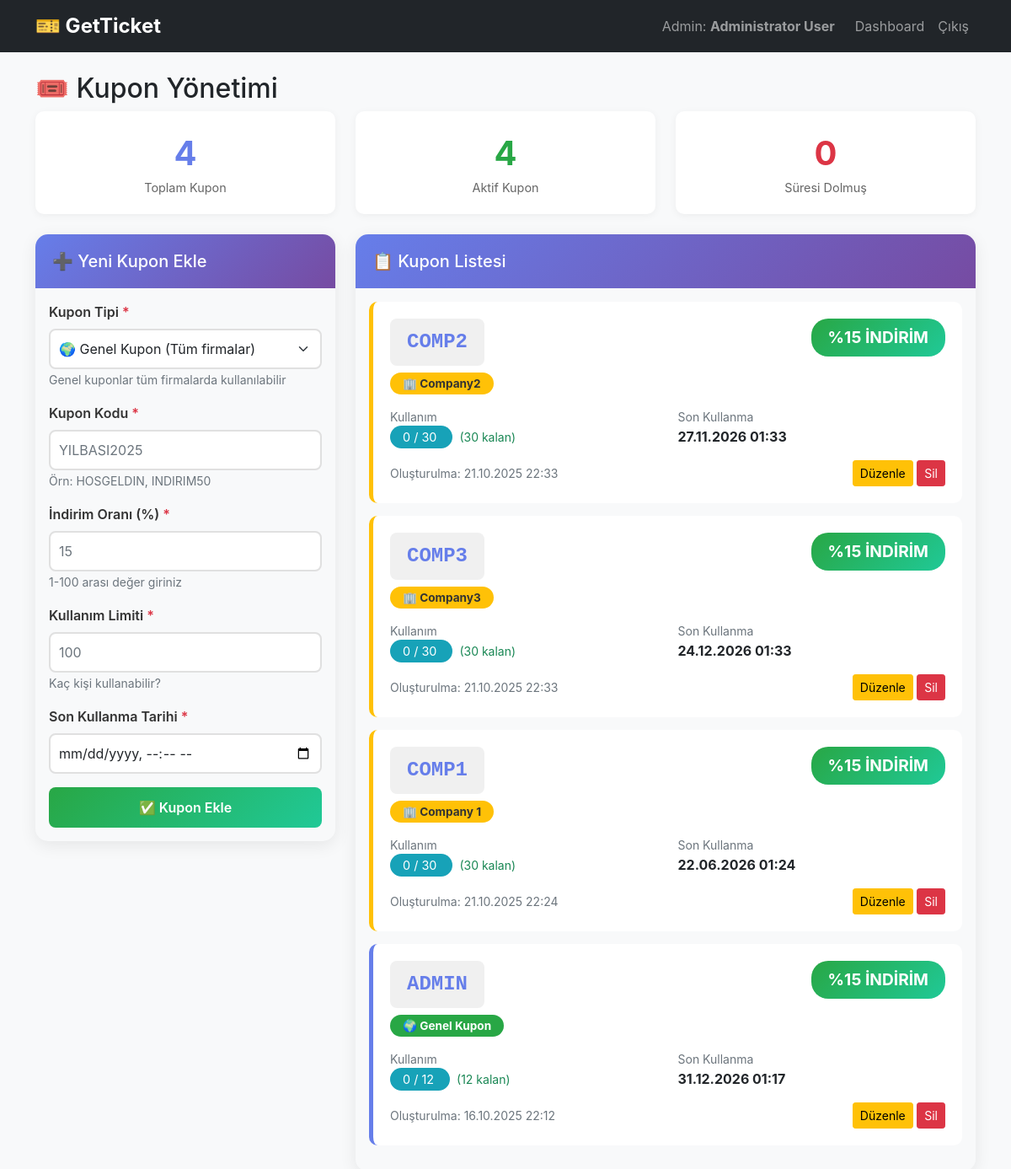
Page /pages/kupon_yonetimi.php (signed in) on the committed database.
### tables this page shows
CREATE TABLE coupons (
    id INTEGER PRIMARY KEY AUTOINCREMENT,
    code TEXT UNIQUE NOT NULL,
    discount REAL NOT NULL,
    usage_limit INTEGER NOT NULL,
    expire_date DATETIME NOT NULL,
    created_at DATETIME DEFAULT CURRENT_TIMESTAMP
, company_id INTEGER);

### pages/kupon_yonetimi.php (the view, shortened to what this page needs)
<?php
$db = getDBConnection();
$stmt = $db->prepare("SELECT * FROM users WHERE id = ?");
$stmt->execute([$_SESSION['user_id']]);
$user = $stmt->fetch(PDO::FETCH_ASSOC);
if ($_SESSION['role'] === 'admin') {
    $stmt = $db->query("SELECT * FROM bus_companies ORDER BY name");
}
if ($_SESSION['role'] === 'admin') {
    $stmt = $db->query("
        SELECT c.*,
               (SELECT COUNT(*) FROM user_coupons uc WHERE uc.coupon_id = c.id) as used_count,
               bc.name as company_name
        FROM coupons c
        LEFT JOIN bus_companies bc ON c.company_id = bc.id
        ORDER BY c.created_at DESC
    ");
}
$coupons = $stmt->fetchAll(PDO::FETCH_ASSOC);
$total_coupons = count($coupons);
$active_coupons = 0;
$expired_coupons = 0;
$current_date = date('Y-m-d H:i:s');
foreach ($coupons as $coupon) {
    if ($coupon['expire_date'] < $current_date) {
        $expired_coupons++;
    } else {
        $active_coupons++;
    }
}
?>
<!DOCTYPE html>
<html lang="tr">
<head>
    <link href="https://cdn.jsdelivr.net/npm/bootstrap@5.1.3/dist/css/bootstrap.min.css" rel="stylesheet">
</head>
<body>
    <nav class="navbar navbar-expand-lg navbar-dark bg-dark">
        <div class="container">
            <a class="navbar-brand fw-bold" href="../index.php">
                <span style="font-size: 1.5rem;">🎫 GetTicket</span>
            </a>
            <div class="navbar-nav ms-auto">
                <span class="navbar-text me-3">
                    <?php echo $_SESSION['role'] === 'admin' ? 'Admin' : 'Firma'; ?>:
                    <strong><?php echo htmlspecialchars($_SESSION['full_name']); ?></strong>
                </span>
                <a class="nav-link" href="dashboard.php">Dashboard</a>
                <a class="nav-link" href="logout.php">Çıkış</a>
            </div>
        </div>
    </nav>
    <div class="container mt-4">
        <h2>🎟️ Kupon Yönetimi</h2>
        <div class="row mb-4">
            <div class="col-md-4">
                <div class="stat-card">
                    <div class="stat-number"><?php echo $total_coupons; ?></div>
                    <div class="stat-label">Toplam Kupon</div>
                </div>
            </div>
            <div class="col-md-4">
                <div class="stat-card">
                    <div class="stat-number" style="color: #28a745;"><?php echo $active_coupons; ?></div>
                    <div class="stat-label">Aktif Kupon</div>
                </div>
            </div>
            <div class="col-md-4">
                <div class="stat-card">
                    <div class="stat-number" style="color: #dc3545;"><?php echo $expired_coupons; ?></div>
                    <div class="stat-label">Süresi Dolmuş</div>
                </div>
            </div>
        </div>
        <div class="row">
            <div class="col-lg-4">
                <div class="card-custom">
                    <div class="card-header-custom">
                        <h5 class="mb-0">➕ Yeni Kupon Ekle</h5>
                    </div>
                    <div class="card-body">
                        <form method="POST">
                            <?php if ($_SESSION['role'] === 'admin'): ?>
                            <div class="mb-3">
                                <label class="form-label">Kupon Tipi <span class="text-danger">*</span></label>
                                <select name="company_id" class="form-select" required>
                                    <option value="general">🌍 Genel Kupon (Tüm firmalar)</option>
                                </select>
                                <small class="text-muted">Genel kuponlar tüm firmalarda kullanılabilir</small>
                            </div>
                            <?php endif; ?>
                            <div class="mb-3">
                                <label class="form-label">Kupon Kodu <span class="text-danger">*</span></label>
                                <input type="text" name="code" class="form-control"
                                       placeholder="YILBASI2025"
                                       style="text-transform: uppercase;" required>
                                <small class="text-muted">Örn: HOSGELDIN, INDIRIM50</small>
                            </div>
                            <div class="mb-3">
                                <label class="form-label">İndirim Oranı (%) <span class="text-danger">*</span></label>
                                <input type="number" name="discount" class="form-control"
                                       min="1" max="100" step="0.01" placeholder="15" required>
                                <small class="text-muted">1-100 arası değer giriniz</small>
                            </div>
                            <div class="mb-3">
                                <label class="form-label">Kullanım Limiti <span class="text-danger">*</span></label>
                                <input type="number" name="usage_limit" class="form-control"
                                       min="1" placeholder="100" required>
                                <small class="text-muted">Kaç kişi kullanabilir?</small>
                            </div>
                            <div class="mb-3">
                                <label class="form-label">Son Kullanma Tarihi <span class="text-danger">*</span></label>
                                <input type="datetime-local" name="expire_date" class="form-control" required>
                            </div>
                            <button type="submit" name="add_coupon" class="btn btn-primary btn-add w-100">
                                ✅ Kupon Ekle
                            </button>
                        </form>
                    </div>
                </div>
            </div>
            <div class="col-lg-8">
                <div class="card-custom">
                    <div class="card-header-custom">
                        <h5 class="mb-0">📋 Kupon Listesi</h5>
                    </div>
                    <div class="card-body">
                        <?php if (empty($coupons)): ?>
                            <div class="text-center text-muted py-5">
                                <div style="font-size: 4rem;">🎟️</div>
                                <p>Henüz kupon eklenmemiş</p>
                            </div>
                        <?php else: ?>
                            <?php foreach ($coupons as $coupon):
                                $is_expired = $coupon['expire_date'] < $current_date;
                                $remaining_usage = $coupon['usage_limit'] - $coupon['used_count'];
                                $is_company_specific = !empty($coupon['company_id']);
                                $can_edit = ($_SESSION['role'] === 'admin') ||
                                           ($_SESSION['role'] === 'company_admin' && $coupon['company_id'] == $user['company_id']);
                            ?>
                            <div class="coupon-card <?php echo $is_expired ? 'expired' : ''; ?> <?php echo $is_company_specific ? 'company-specific' : ''; ?>">
                                <div class="d-flex justify-content-between align-items-start mb-3">
                                    <div>
                                        <div class="coupon-code <?php echo $is_expired ? 'expired' : ''; ?>">
                                            <?php echo htmlspecialchars($coupon['code']); ?>
                                        </div>
                                        <div class="mt-2">
                                            <?php if ($is_company_specific): ?>
                                                <span class="company-badge">
                                                    🏢 <?php echo htmlspecialchars($coupon['company_name']); ?>
                                                </span>
                                            <?php else: ?>
                                                <span class="general-badge">
                                                    🌍 Genel Kupon
                                                </span>
                                            <?php endif; ?>
                                        </div>
                                    </div>
                                    <div class="text-end">
                                        <div class="discount-badge">
                                            %<?php echo number_format($coupon['discount'], 0); ?> İNDİRİM
                                        </div>
                                    </div>
                                </div>
                                <div class="row mb-3">
                                    <div class="col-md-6">
                                        <small class="text-muted">Kullanım</small>
                                        <div>
                                            <span class="usage-badge">
                                                <?php echo $coupon['used_count']; ?> / <?php echo $coupon['usage_limit']; ?>
                                            </span>
                                            <?php if ($remaining_usage > 0): ?>
                                                <small class="text-success ms-2">(<?php echo $remaining_usage; ?> kalan)</small>
                                            <?php else: ?>
                                                <small class="text-danger ms-2">(Limit doldu)</small>
                                            <?php endif; ?>
                                        </div>
                                    </div>
                                    <div class="col-md-6">
                                        <small class="text-muted">Son Kullanma</small>
                                        <div>
                                            <?php if ($is_expired): ?>
                                                <span class="expired-badge">Süresi Doldu</span>
                                            <?php else: ?>
                                                <strong><?php echo date('d.m.Y H:i', strtotime($coupon['expire_date'])); ?></strong>
                                            <?php endif; ?>
                                        </div>
                                    </div>
                                </div>
                                <div class="d-flex justify-content-between align-items-center">
                                    <small class="text-muted">
                                        Oluşturulma: <?php echo date('d.m.Y H:i', strtotime($coupon['created_at'])); ?>
                                    </small>
                                    <div class="table-actions">
                                        <?php if ($can_edit): ?>
                                            <button type="button" class="btn btn-sm btn-warning"
                                                    data-bs-toggle="modal"
                                                    data-bs-target="#editModal<?php echo $coupon['id']; ?>">
                                                Düzenle
                                            </button>
                                            <?php if ($coupon['used_count'] == 0): ?>
                                                <a href="?delete=<?php echo $coupon['id']; ?>"
                                                   class="btn btn-sm btn-danger"
                                                   onclick="return confirm('Bu kuponu silmek istediğinizden emin misiniz?')">
                                                    Sil
                                                </a>
                                            <?php else: ?>
                                                <button class="btn btn-sm btn-secondary" disabled title="Kullanılmış kupon silinemez">
                                                    Sil
                                                </button>
                                            <?php endif; ?>
                                        <?php else: ?>
                                            <span class="badge bg-secondary">Sadece Görüntüleme</span>
                                        <?php endif; ?>
                                    </div>
                                </div>
                            </div>
                            <?php endforeach; ?>
                        <?php endif; ?>
                    </div>
                </div>
            </div>
        </div>
    </div>
</body>
</html>

### pages/kupon_yonetimi.php (style rules this page uses)
body { background: #f8f9fa; font-family: -apple-system, BlinkMacSystemFont, 'Segoe UI', Roboto, sans-serif; }
.card-custom { border: none; border-radius: 15px; box-shadow: 0 5px 20px rgba(0,0,0,0.08); margin-bottom: 30px; }
.card-header-custom { background: linear-gradient(135deg, #667eea 0%, #764ba2 100%); color: white; border-radius: 15px 15px 0 0 !important; padding: 20px; }
.form-label { font-weight: 600; color: #333; }
.form-control, .form-select { border: 2px solid #e0e0e0; border-radius: 8px; padding: 10px; }
.btn-add { background: linear-gradient(135deg, #28a745 0%, #20c997 100%); border: none; padding: 12px 30px; font-weight: 600; border-radius: 8px; transition: all 0.3s; }
.coupon-card { background: white; border-left: 5px solid #667eea; border-radius: 10px; padding: 20px; margin-bottom: 15px; transition: all 0.3s; }
.coupon-card.company-specific { border-left-color: #ffc107; }
.coupon-code { font-size: 1.5rem; font-weight: bold; color: #667eea; font-family: 'Courier New', monospace; background: #f0f0f0; padding: 10px 20px; border-radius: 8px; display: inline-block; }
.discount-badge { background: linear-gradient(135deg, #28a745 0%, #20c997 100%); color: white; padding: 8px 20px; border-radius: 20px; font-weight: bold; font-size: 1.2rem; }
.usage-badge { background: #17a2b8; color: white; padding: 5px 15px; border-radius: 15px; font-size: 0.9rem; }
.company-badge { background: #ffc107; color: #333; padding: 5px 15px; border-radius: 15px; font-size: 0.85rem; font-weight: bold; }
.general-badge { background: #28a745; color: white; padding: 5px 15px; border-radius: 15px; font-size: 0.85rem; font-weight: bold; }
.stat-card { text-align: center; padding: 20px; background: white; border-radius: 10px; box-shadow: 0 2px 10px rgba(0,0,0,0.05); }
.stat-number { font-size: 2.5rem; font-weight: bold; color: #667eea; }
.stat-label { color: #666; font-size: 0.9rem; }
.table-actions { white-space: nowrap; }

### rows in the picture
coupons: code "COMP2", company_name "Company2", discount "15", used_count "0", usage_limit "30", expire_date "27.11.2026 01:33", created_at "21.10.2025 22:33"
coupons: code "COMP3", company_name "Company3", discount "15", used_count "0", usage_limit "30", expire_date "24.12.2026 01:33", created_at "21.10.2025 22:33"
coupons: code "COMP1", company_name "Company 1", discount "15", used_count "0", usage_limit "30", expire_date "22.06.2026 01:24", created_at "21.10.2025 22:24"
coupons: code "ADMIN", shows "🌍 Genel Kupon", discount "15", used_count "0", usage_limit "12", expire_date "31.12.2026 01:17", created_at "16.10.2025 22:12"

### other values in the picture
$_SESSION['full_name'] "Administrator User"
$total_coupons "4"
$active_coupons "4"
$expired_coupons "0"
